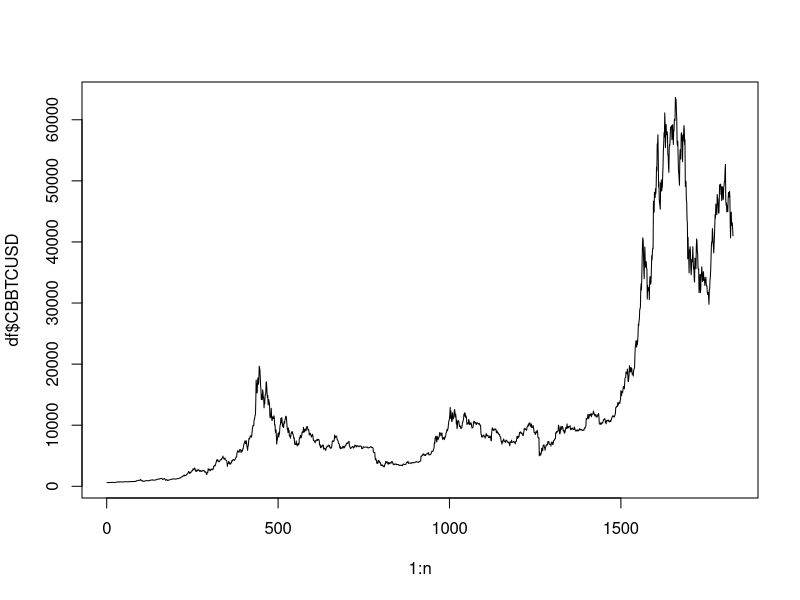

Write the R code that produced this figure.
# Remember to set the working directory
# Session -> Set Working Directory -> To Source File Location


# file to read data
df <- read.csv(file = "data/CBBTCUSD.csv")

# number of observations
n <- dim(df)[1]

# plot the initial data
plot(1:n, df$CBBTCUSD, type='l')


